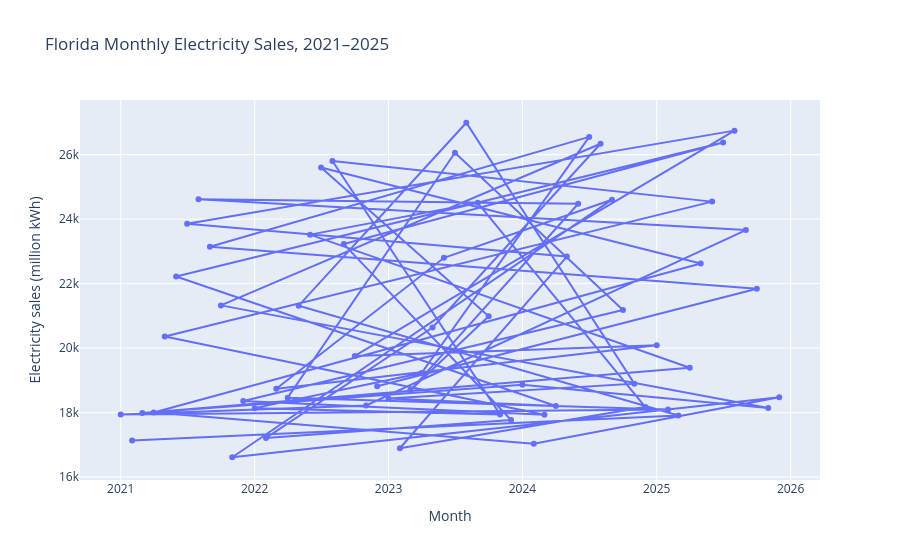

This figure's notebook cell:
### Markdown cell above
## Step 3: Operation

### Create a line plot

A **line plot** displays observations as points and connects them in sequence with line segments. It is especially useful for showing how a quantitative feature changes through ordered time.

### Code cell
first_electricity_figure = px.line(
    electricity,
    x="month",
    y="electricity_sales_million_kwh",
    markers=True,
    title="Florida Monthly Electricity Sales, 2021–2025",
    labels={
        "month": "Month",
        "electricity_sales_million_kwh": (
            "Electricity sales (million kWh)"
        )
    }
)

first_electricity_figure.show()
